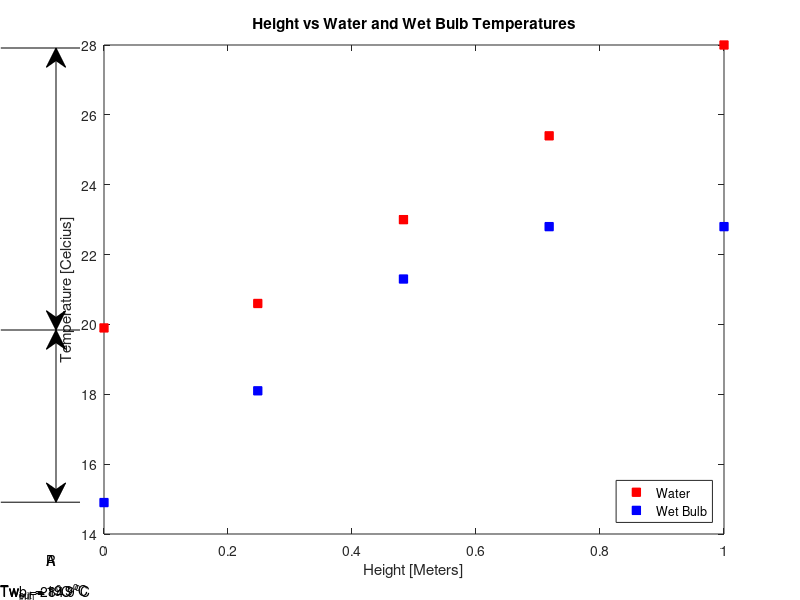
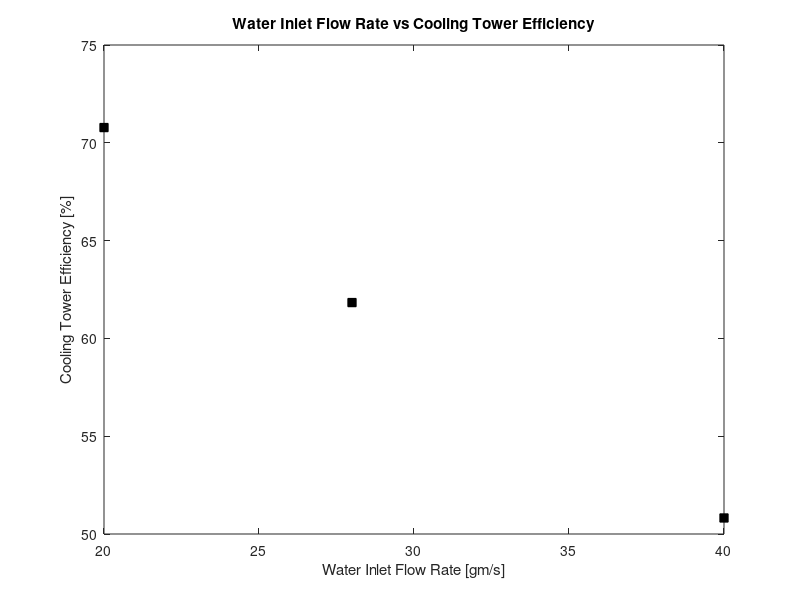

MATLAB code to generate these figures, in order: (Note: this script raises an error after producing the figures.)
%----------------------------------------------------------------------
% TFES Lab (ME EN 4650)
%
% Water Cooling Tower - Data Analysis
%
% Required Plots:
% 1a. Water temperature and wet bulb air temperature vs height
% (indicate range and approach with dimension lines)
% 1b. Efficiency vs water inlet flow rate
% 1c. Specific and relative humidity vs height (and water inlet flow rate)
% 1d. Dry bulb temperatures vs height (and water inlet flow rate)
% 1e. Ratio of water outlet and inlet flow rates vs inlet water
% temperature
% 1f. Heat transfer rate to air and surroundings vs inlet water
% temperature
%
% Curve fit the makeup water flow rate to the inlet water temperature
%
% Brandon Lim
% 8/28/2024
%----------------------------------------------------------------------
clear, clc, close all

% Ambient temperature and barometric in the lab
Tamb = 21.5; %oC
Patm = 114.124; %kPa
% Energy put into the system in lab
Qdot_in = 1.6; %kW

% Parsed data from raw data sheet 
Mdot_wIn = [28 20 40];    %inlet water flow speed (kg/s)
T1 = [25 25.1 25.3];      %T1, air inlet temperature, dry bulb (oC)
T2 = [14.9 14.7 14.6];    %T2, air inlet temperature, wet bulb (oC)
T3 = [24.7 24.5 24.6];    %T3, air outlet temperature, dry bulb (oC)
T4 = [22.8 22.8 23];      %T4, air outlet temperature, wet bulb (oC)
T5 = [28 30.1 26.8];      %T5, water inlet temperature (oC)
T6 = [19.9 19.2 20.6];    %T6, water outlet temperature (oC)
t1 = [22.8 22.6 23.1];    %t1, air temperature at H, wet bulb (oC)
t2 = [22.7 22.4 23.2];    %t2, air temperature at H, dry bulb (oC)
t3 = [25.4 25.9 25.1];    %t3, water temperature at H (oC)
t4 = [21.3 21.3 22];      %t4, air temperature at G, wet bulb (oC)
t5 = [21 20.8 21.5];      %t5, air temperature at G, dry bulb (oC)
t6 = [23 22.9 23.3];      %t6, water temperature at G (oC)
t7 = [18.1 17.6 18.8];    %t7, air temperature at F, wet bulb (oC)
t8 = [19.8 19.5 20.3];    %t8, air temperature at F, dry bulb (oC)
t9 = [20.6 19.9 21.6];    %t9, water temperature at F(oC)
deltaP_out = 10;          %pressure drop at air outlet (mm H20)
L1 = [9 9 9];             %Initial height of makeup water tank (in)
L2 = [7.125 7.1 6.875];   %Finial height of makeup water tank (in)
t = [300 300 300];        %Time of experiment (s)

%Number of different inlet water flow rates
num_exp = 3;

%Plotting water and wet bulb temperature as a function of height (Plot 1a)
    %creating data vectors for m_dot = 28 g/s
      Twb = [T2(1) t7(1) t4(1) t1(1) T4(1)]; %Wet bulb temperature vector (oC)
      Tw = [T6(1) t9(1) t6(1) t3(1) T5(1)]; %Water temperature vector (oC)
      height = [0 24.8 48.3 71.8 100]./100; %Height markers for each temperature in (m)
    %Plotting Data
      figure
        plot(height, Tw,"s","MarkerFaceColor","r","MarkerEdgeColor","r");
      hold on
        plot(height,Twb,"s","MarkerFaceColor","b", "MarkerEdgeColor","b");
    %Adding Legend
      legend("Water","Wet Bulb","location","southeast")
    %Adding Titles and axis labels
      title("Height vs Water and Wet Bulb Temperatures")
      ylabel("Temperature [Celcius]")
       xlabel("Height [Meters]")
    %Adding annotations for range and approach
        %Approach
            %Water temperature out boundary line
              annotation("line",[0.001 0.1],[0.45,0.45])
              annotation("textbox",[0.001,0.001 0.48,0.48], "string", "Tw_o_u_t = 19.9^oC", "EdgeColor","none"); 
            %Inlet wet bulb temperature boundary line
              annotation("line",[0.001 0.1],[0.163,0.163])
              annotation("textbox",[0.001,0.001 0.193,0.193], "string", "Twb_i_n = 14.9^oC", "EdgeColor","none");             
            %Approach Double arrow
              annotation("doublearrow",[0.07,0.07],[0.163,0.45])
              annotation("textbox",[0.058,0.058 0.27,0.27], "string", "A", "EdgeColor","none"); 
        %Range
            %Water inlet temperature boundary line
              annotation("line",[0.001 0.1],[0.92, 0.92])
              annotation("textbox",[0.001,0.001 0.95,0.95], "string", "Tw_i_n = 28^oC", "EdgeColor","none");             
            %Range Double arrow
              annotation("doublearrow",[0.07,0.07],[0.45,0.92])
              annotation("textbox",[0.058,0.058 0.63,0.63], "string", "R", "EdgeColor","none");

%Plotting cooling tower efficiency in terms of a percentage on the y-axis
%as a function of water inlet flow rate in units of g/s on the x-axis (1b)
    %Calculating Data needed 
        %Calculating Range and Approach for each flow rate measured in lab
            %28 gm/s
                R1 = T5(1) - T6(1);
                A1 = T6(1) - T2(1);
            %20 gm/s
                R2 = T5(2) - T6(2);
                A2 = T6(2) - T2(2);
            %40 gm/s
                R3 = T5(3) - T6(3);
                A3 = T6(3) - T2(3);
        %Calculating efficiency of the cooling tower for each flow rate
        %measured in lab
            %28 gm/s
                eta1 = R1/(R1+A1) * 100;
            %20 gm/s
                eta2 = R2/(R2+A2) * 100;
            %40 gm/s
                eta3 = R3/(R3+A3) * 100;
    %Plotting Data
        figure
            plot(Mdot_wIn, [eta1, eta2, eta3],"s","MarkerFaceColor","k","MarkerEdgeColor","k")
    %Adding axis labels and plot title
    title("Water Inlet Flow Rate vs Cooling Tower Efficiency")
    xlabel("Water Inlet Flow Rate [gm/s]")
    ylabel("Cooling Tower Efficiency [%]")

%Plotting specific humidity as a function of cooling tower height (1c)
    %Creating vectors used in analysis
        %Creating Web Bulb Temperature vectors
            Twb1 = [T2(1) t7(1) t4(1) t1(1) T4(1)]; %Wet bulb temperature vector for 28 gm/s (oC)
            Twb2 = [T2(2) t7(2) t4(2) t1(2) T4(2)]; %Wet bulb temperature vector for 20 gm/s (oC)
            Twb3 = [T2(3) t7(3) t4(3) t1(3) T4(3)]; %Wet bulb temperature vector for 40 gm/s (oC)
                Twb = [Twb1, Twb2, Twb3];
        %Creating Dry Bulb Temperature vectors
            Tdb1 = [T1(1) t8(1) t5(1) t2(1) T3(1)]; %Dry bulb temperature vector for 28 gm/s (oc)
            Tdb2 = [T1(2) t8(2) t5(2) t2(2) T3(2)]; %Dry bulb temperature vector for 28 gm/s (oc)
            Tdb3 = [T1(3) t8(3) t5(3) t2(3) T3(3)]; %Dry bulb temperature vector for 28 gm/s (oc)
                Tdb = [Tdb1, Tdb2, Tdb3];
        %Creating Water Temperature vectors
            Tw1 = [T6(1) t9(1) t6(1) t3(1) T5(1)]; %Water temperature vector for 28 gm/s (oC)
            Tw2 = [T6(2) t9(2) t6(2) t3(2) T5(2)]; %Water temperature vector for 20 gm/s (oC)
            Tw3 = [T6(3) t9(3) t6(3) t3(3) T5(3)]; %Water temperature vector for 40 gm/s (oC)
                Tw = [Tw1, Tw2, Tw3];
    %Using the Psychometric Function to find specific humidity, phi, h, and v 
        for i = 1:length(Tdb)
         [Tdb(i),w(i),phi(i),h(i),Tdp(i),v(i),Twb(i)] = Psychrometrics ('tdb',Tdb(i),'twb',Twb(i),'p',Patm);
        end
    %Parsing specific humidity vector into respected experiment specific humidity vectors
        omega1 = w(1:5);
        omega2 = w(6:10);
        omega3 = w(11:end);
    %Plotting Data
        figure
            plot(height,omega1,"ob")
        hold on
            plot(height, omega2, "dg")
        hold on
            plot(height,omega3,"sr")
    %adding legend 
        legend("Mdot_w_,_i_n = 28 gm/s", "Mdot_w_,_i_n = 20 gm/s", "Mdot_w_,_i_n = 40 gm/s","location","southeast")
    %Adding axis label and plot title
        title("Height of Cooling Tower vs Specific Humidity")
        xlabel("Height of Tower [meters]")
        ylabel("Specific Humidity [kg_w_a_t_e_r_ _v_a_p_o_r/kg_d_r_y_ _a_i_r]")

%Plotting dry bulb air temperature as a function of cooling tower height
%(1d)
    %Plotting Data
        figure 
            plot(height, Tdb1, "ob")
        hold on
            plot(height, Tdb2, "dg")
        hold on
            plot(height, Tdb3, "sr")
    %adding legend
        legend("Mdot_w_,_i_n 28 gm/s", "Mdot_w_,_i_n = 20 gm/s", "Mdot_w_,_i_n = 40 gm/s","location","southeast")
    %adding axis label and plot title
        title("Height of Cooling Tower vs Dry Bulb Air Temperature")
        xlabel("Height of Tower [Meters]")
        ylabel("Dry Bulb Air Temperature [^oC]")

%Plotting the ratio of the water outlet mass flow rate to water inlet mass
%flow rate as a function of inlet water temperature (1e)
    %Calculating parameters needed to find ratio of outlet to inlet flow
    %rates of water
        %Calculating mass flow rate of air
            Mdot_air = 0.0137 *sqrt(deltaP_out/((1+w(5))*v(5)));
        %Calculating mass flow rate of vapor into the system for each experiement
            Mdot_vin1 = Mdot_air * w(5);
            Mdot_vin2 = Mdot_air * w(10);
            Mdot_vin3 = Mdot_air * w(15);
        %Calculating mass flow rate of vapor out of the system for each experiment
            Mdot_vout1 = Mdot_air * w(1);
            Mdot_vout2 = Mdot_air * w(6);
            Mdot_vout3 = Mdot_air * w(11);
        %Calculating total mass flow rate of water out of the system for each experiment
            Mdot_wOut1 = Mdot_wIn(1) + Mdot_vin1 - Mdot_vout1;
            Mdot_wOut2 = Mdot_wIn(2) + Mdot_vin2 - Mdot_vout2;
            Mdot_wOut3 = Mdot_wIn(3) + Mdot_vin3 - Mdot_vout3;
    %Plotting data
        figure
            plot(T5(1) ,Mdot_wOut1/Mdot_wIn(1), "bo")
        hold on 
            plot(T5(2) ,Mdot_wOut2/Mdot_wIn(2), "go")
        hold on
            plot(T5(3) ,Mdot_wOut3/Mdot_wIn(3), "ro")
    %Adding legend
        legend("Mdot_w_,_i_n = 28 gm/s", "Mdot_w_,_i_n = 20 gm/s", "Mdot_w_,_i_n = 40 gm/s","location","southeast")
    %Adding title and axis labels
        title("Inlet Water Temperature vs Ratio of Outlet Water Mass Flow Rate to Inlet Water Mass Flow Rate")
        xlabel("Inlet Water Temperature [^oC]")
        ylabel("Mdot_w_,_o_u_t/Mdot_w_,_i_n")
       
%Plot the heat transfer rates in units of kW on the y-axis as a inlet water
%temperature on the x-axis
    %Calculating values needed to find heat transfer rates
        for i = 1:num_exp
            [Tdb,w,phi,h_in(i),Tdp,v,Twb] = Psychrometrics ('tdb',T1(i),'twb',T2(i),'p',Patm); %Using psychometric function to find inlet enthalpy of air
            [Tdb,w,phi,h_out(i),Tdp,v,Twb] = Psychrometrics ('tdb',T3(i),'twb',T4(i),'p',Patm); %Using psychometric function to find outlet enthalpy of air
            Qdot_a(i) = Mdot_air*(h_out(i)-h_in(i)); %Calculating heat gain by air for each experiment
            Qdot_amb(i) = Qdot_in + Mdot_air*(h_in(i) - h_out(i)); %Calculating heat lost to surroundings 
        end
    %Plotting Data
        figure
            plot(T5, Qdot_a, "rd")
        hold on
            plot(T5, Qdot_amb, "ks")
    %Adding Legend
        legend("Qdot_a","Qdot_a_m_b","location","east")
    %Adding axis labels & titles
        title("Inlet Water Temperature vs Heat Transfer Rates")
        xlabel("Inlet Water Temperature [^oC]")
        ylabel("Heat Transfer Rate [kW]")
        